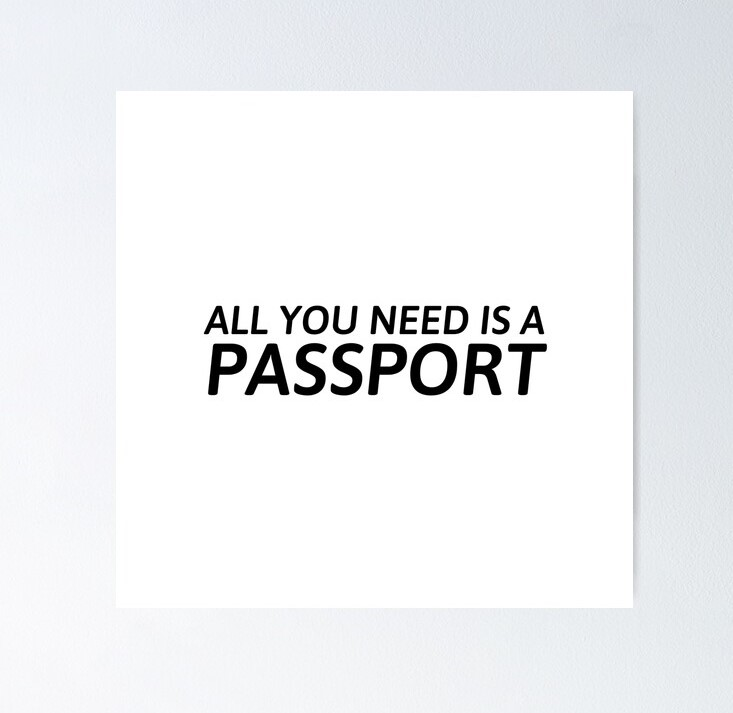
#> input picture abc.jpg, 733 x 713 px
$ python 09.2_rotate2.py
#> lines starting #> are read from the running program, lines starting #| are printed output that depends on the picture
import cv2

img = cv2.imread('abc.jpg', 1)
#> img is the input picture: shape (713, 733, 3); mean B, G, R 242.5, 240.6, 239.3
print(img)
#> (printed output is left out)

cv2.imshow('image', img)
cv2.waitKey(5000)

rotate90 = cv2.rotate(img, cv2.ROTATE_90_CLOCKWISE)
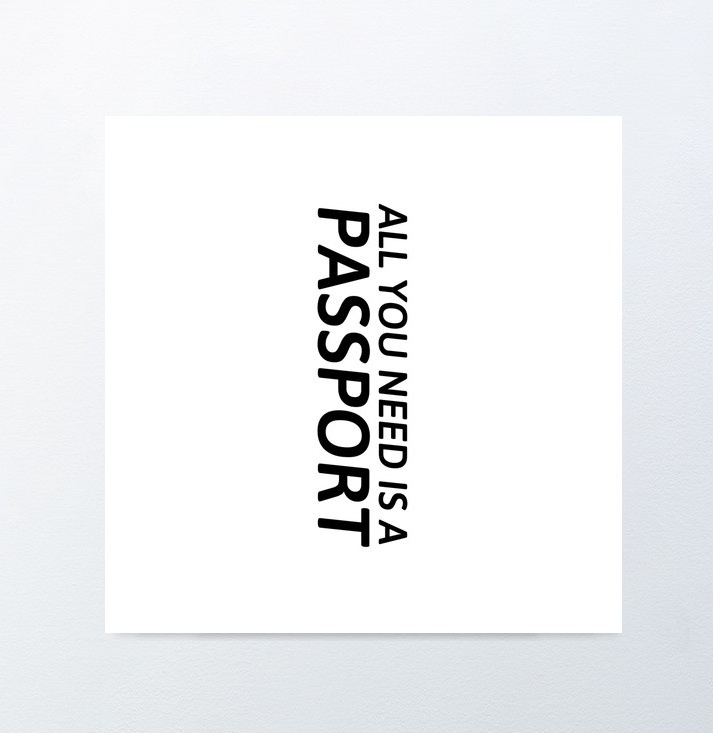
#> rotate90: shape (733, 713, 3); mean B, G, R 242.5, 240.6, 239.3
cv2.imshow('image', rotate90)
cv2.waitKey(5000)
#> (the run stopped early here; a loop or call above may not have finished)
